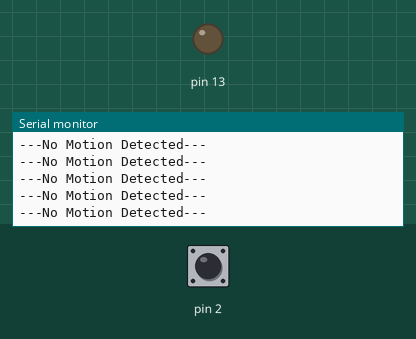
Simulated run of this sketch. Board: Arduino Uno, built with avr-gcc and run on an emulated ATmega328P. Shown: output pins drawn as LEDs (lit = HIGH), the last lines printed to the serial monitor. Inputs (shaded band) come from the test bench; at power-on: pin 2 LOW.

Above: at 1.2 s.
1.3 s: pin 2 driven HIGH
At 1.53 s:
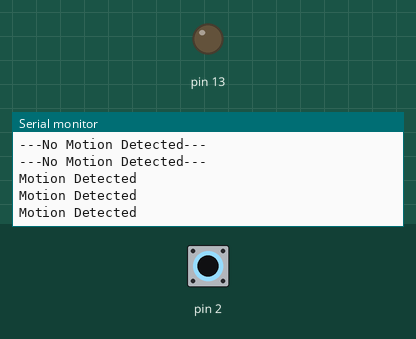
3.3 s: pin 2 driven LOW
At 3.34 s:
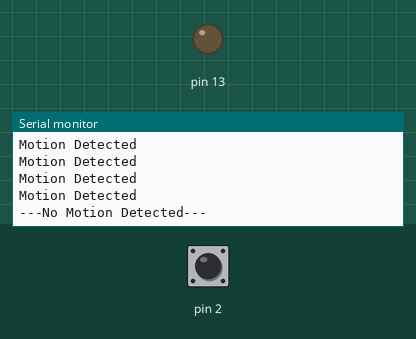

The sketch:

MotionDetector.ino
```cpp
void setup()
{
   pinMode(2, INPUT);
   pinMode(13, OUTPUT);
   Serial.begin(9600);
}

void loop()
{
   int motion = digitalRead(2);
   if (motion)
   {
       Serial.println("Motion Detected");
       digitalWrite(12, HIGH);
       delay(100);
   }
   else
   {
       Serial.println("---No Motion Detected---");
       digitalWrite(12, LOW);
   }
   //delay(100);
}
```

Measured:
- after the input at 1.3 s, the serial monitor: prints a new line after 0.08 s (image 1)
